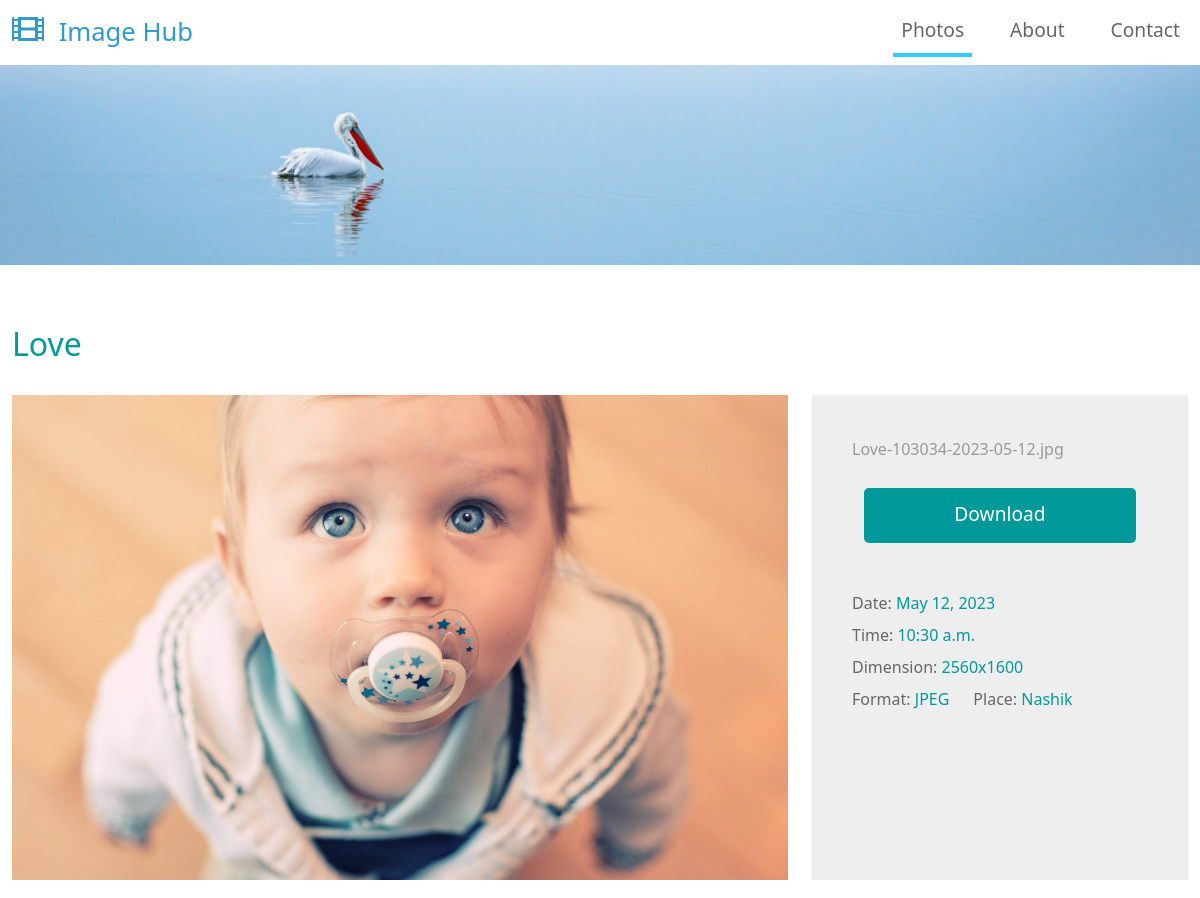
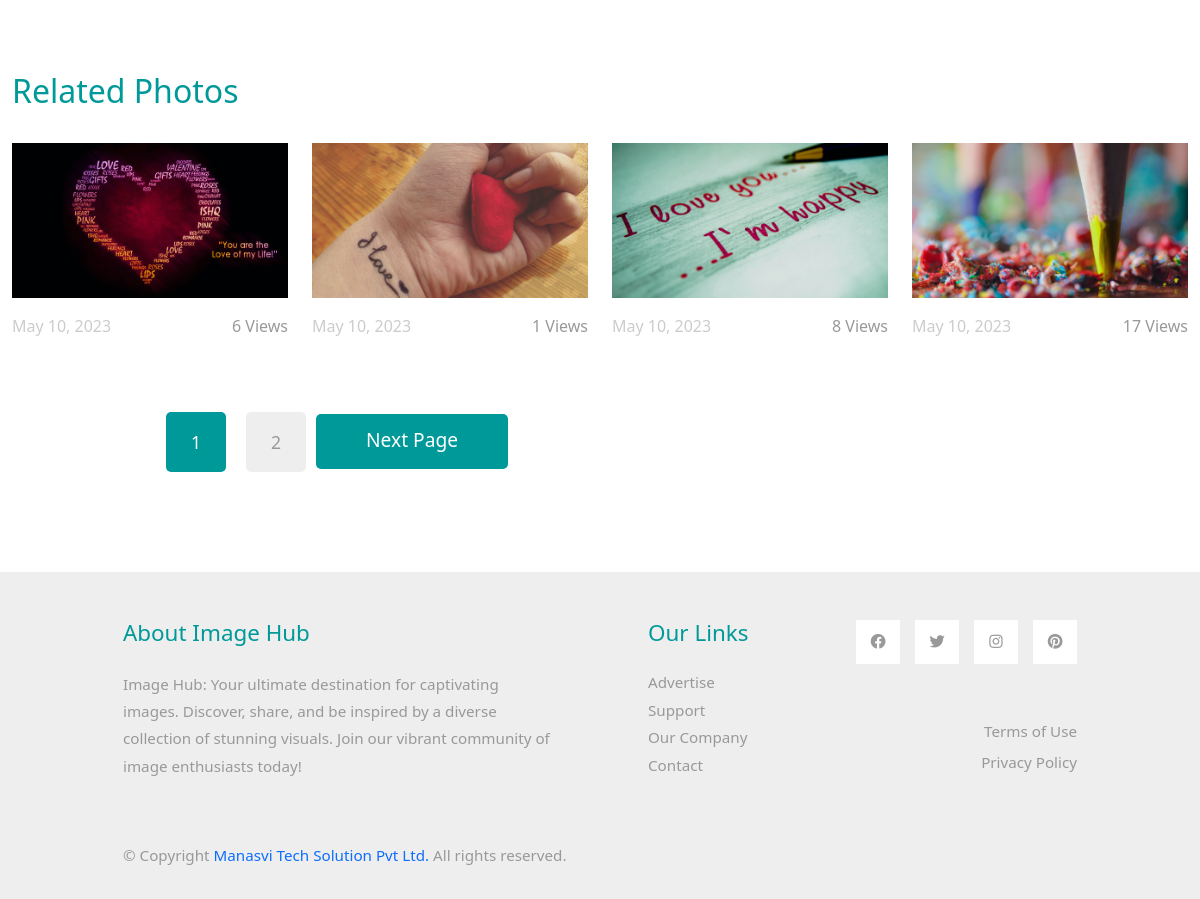
Page /image-detail/35 on the committed database (2 pictures, top to bottom).
### ImageHub/models.py (models this page shows, shortened)
class Image(models.Model):
    name = models.CharField(max_length=255,validators=[RegexValidator('^[\w\s]{2,}$',message='Only alphanumeric values are allowed.')])
    time = models.TimeField(default=now().time())
    date = models.DateField(default=now().date())
    place = models.CharField(max_length=255,validators=[RegexValidator('^(?=.*[A-Za-z]{3})[A-Za-z0-9]{3,30}$',message='Only alphanumeric values are allowed.')])
    image = models.ImageField(upload_to=image_upload_path)
    views=models.IntegerField(default=0)

### ImageHub/views.py (the view)
# urls.py: path('image-detail/<int:pk>',image_detail_view,name='image_detail')
def image_detail_view(request,pk):
    image_obj=Image.objects.get(pk=pk)
    image_obj.views+=1
    image_obj.save()
    PIL_image=Img.open(image_obj.image.path)
    images=Image.objects.filter(name__contains=image_obj.name).exclude(pk=pk)
    if images.exists() is not True:
        images=Image.objects.filter(date__gte=image_obj.date).exclude(pk=pk)
    paginator = Paginator(images, 4)
    page_number = request.GET.get('page', 1)
    page = paginator.get_page(page_number)
    context={
        'image_obj':image_obj,
        'PIL_image':PIL_image,
        'page':page,
        'image_obj_image_name':image_obj.image.name.split('/')[1]
    }
    return render(request,'ImageHub/image_detail.html',context=context)

### ImageHub/templates/ImageHub/image_detail.html (shortened to what this page needs)
<!DOCTYPE html>
{%load static%}
<html lang="en">
<head>
    <link rel="stylesheet" href="{% static 'assets/css/bootstrap.min.css' %}">
    <link rel="stylesheet" href="{% static 'assets/fontawesome/css/all.min.css' %}">
    <link rel="stylesheet" href="{% static 'assets/css/templatemo-style.css' %}">
</head>
<body>
    <nav class="navbar navbar-expand-lg">
        <div class="container-fluid">
            <a class="navbar-brand" href="/">
                <i class="fas fa-film mr-2"></i>
                Image Hub
            </a>
            <div class="collapse navbar-collapse" id="navbarSupportedContent">
            <ul class="navbar-nav ml-auto mb-2 mb-lg-0">
                <li class="nav-item">
                    <a class="nav-link nav-link-1 active" aria-current="page" href="/">Photos</a>
                </li>
                <li class="nav-item">
                    <a class="nav-link nav-link-3" href="#">About</a>
                </li>
                <li class="nav-item">
                    <a class="nav-link nav-link-4" href="#">Contact</a>
                </li>
            </ul>
            </div>
        </div>
    </nav>
    <div class="tm-hero d-flex justify-content-center align-items-center" data-parallax="scroll" data-image-src="{% static 'assets/img/hero.jpg' %}">
    </div>
    <div class="container-fluid tm-container-content tm-mt-60">
        <div class="row mb-4">
            <h2 class="col-12 tm-text-primary">{{image_obj.name}}</h2>
        </div>
        <div class="row tm-mb-90">
            <div class="col-xl-8 col-lg-7 col-md-6 col-sm-12">
                <img src="{{image_obj.image.url}}" alt="Image" class="img-fluid">
            </div>
            <div class="col-xl-4 col-lg-5 col-md-6 col-sm-12">
                <div class="tm-bg-gray tm-video-details">
                    <p class="mb-4">
                        {{image_obj_image_name}}
                    </p>
                    <div class="text-center mb-5">
                        <a href="{{image_obj.image.url}}" class="btn btn-primary tm-btn-big" download>Download</a>
                    </div>
                    <div class="mb-4 d-flex flex-wrap">
                        <div class="mr-4 mb-2">
                            <span class="tm-text-gray-dark">Date: </span><span class="tm-text-primary">{{image_obj.date}}</span>
                        </div>
                        <div class="mr-4 mb-2">
                            <span class="tm-text-gray-dark">Time: </span><span class="tm-text-primary">{{image_obj.time}}</span>
                        </div>
                        <div class="mr-4 mb-2">
                            <span class="tm-text-gray-dark">Dimension: </span><span class="tm-text-primary">{{PIL_image.width}}x{{PIL_image.height}}</span>
                        </div>
                        <div class="mr-4 mb-2">
                            <span class="tm-text-gray-dark">Format: </span><span class="tm-text-primary">{{PIL_image.format}}</span>
                        </div>
                        <div class="mr-4 mb-2">
                            <span class="tm-text-gray-dark">Place: </span><span class="tm-text-primary">{{image_obj.place}}</span>
                        </div>
                    </div>
                </div>
            </div>
        </div>
        <div class="row mb-4">
            <h2 class="col-12 tm-text-primary">
                Related Photos
            </h2>
        </div>
        <div class="row mb-3 tm-gallery">
            {%if page%}
            {% for each in page%}
            <div class="col-xl-3 col-lg-4 col-md-6 col-sm-6 col-12 mb-5">
                <figure class="effect-ming tm-video-item">
                    <img src="{{each.image.url}}" alt="Image" class="img-fluid">
                    <figcaption class="d-flex align-items-center justify-content-center">
                    </figcaption>
                </figure>
                <div class="d-flex justify-content-between tm-text-gray">
                    <span class="tm-text-gray-light">{{each.date}}</span>
                    <span>{{each.views}} Views</span>
                </div>
            </div>
            {%endfor%}
            {%endif%}
        </div>
        <div class="pagination">
            <div class="row tm-mb-90">
                <div class="col-12 d-flex justify-content-between align-items-center tm-paging-col">
                    <div class="tm-paging d-flex">
                        {% for num in page.paginator.page_range %}
                        {% if page.number == num %}
                        <a href="" class="active tm-paging-link disabled">{{ num }}</a>
                        {% else %}
                        <a href="?page={{ num }}" class="tm-paging-link">{{ num }}</a>
                        {% endif %}
                        {% endfor %}
                    </div>
                    {% if page.has_next %}
                    <a href="?page={{ page.next_page_number }}" class="btn btn-primary tm-btn-next">Next Page</a>
                    {% endif %}
                </div>
            </div>
        </div>
    </div>
    <footer class="tm-bg-gray pt-5 pb-3 tm-text-gray tm-footer">
        <div class="container-fluid tm-container-small">
            <div class="row">
                <div class="col-lg-6 col-md-12 col-12 px-5 mb-5">
                    <h3 class="tm-text-primary mb-4 tm-footer-title">About Image Hub</h3>
                    <p>Image Hub: Your ultimate destination for captivating images. Discover, share, and be inspired by a diverse collection of stunning visuals. Join our vibrant community of image enthusiasts today!</p>
                </div>
                <div class="col-lg-3 col-md-6 col-sm-6 col-12 px-5 mb-5">
                    <h3 class="tm-text-primary mb-4 tm-footer-title">Our Links</h3>
                    <ul class="tm-footer-links pl-0">
                        <li><a href="#">Advertise</a></li>
                        <li><a href="#">Support</a></li>
                        <li><a href="#">Our Company</a></li>
                        <li><a href="#">Contact</a></li>
                    </ul>
                </div>
                <div class="col-lg-3 col-md-6 col-sm-6 col-12 px-5 mb-5">
                    <ul class="tm-social-links d-flex justify-content-end pl-0 mb-5">
                        <li class="mb-2"><a href="https://facebook.com"><i class="fab fa-facebook"></i></a></li>
                        <li class="mb-2"><a href="https://twitter.com"><i class="fab fa-twitter"></i></a></li>
                        <li class="mb-2"><a href="https://instagram.com"><i class="fab fa-instagram"></i></a></li>
                        <li class="mb-2"><a href="https://pinterest.com"><i class="fab fa-pinterest"></i></a></li>
                    </ul>
                    <a href="#" class="tm-text-gray text-right d-block mb-2">Terms of Use</a>
                    <a href="#" class="tm-text-gray text-right d-block">Privacy Policy</a>
                </div>
            </div>
            <div class="row">
                <div class="col-lg-8 col-md-7 col-12 px-5 mb-3">
                    © Copyright  <a rel="sponsored" href="https://manasvi.tech/">Manasvi Tech Solution Pvt Ltd. </a> All rights reserved.
                </div>
                <div class="col-lg-4 col-md-5 col-12 px-5 text-right">
                </div>
            </div>
        </div>
    </footer>
</body>
</html>

### static/assets/css/templatemo-style.css (style rules this page uses)
p { line-height: 1.8; }
a { text-decoration: none; transition: all 0.3s ease; }
.container-fluid { max-width: 1770px; }
.tm-container-small { max-width: 1050px; }
.btn { border-radius: 0; }
.btn-primary { background-color: #009999; border: 0; border-radius: 5px; padding: 12px 50px 14px; font-size: 1.2rem; }
.tm-btn-big { padding: 12px 90px 14px; }
.navbar-brand { color: #3399CC; font-size: 1.6rem; }
.navbar-brand i { font-size: 2rem; }
.tm-hero { min-height: 200px; background: transparent; }
.tm-mt-60 { margin-top: 60px; }
.tm-mb-90 { margin-bottom: 90px; }
.tm-text-primary { color: #009999; }
.tm-bg-gray { background-color: #EEEEEE; }
.nav-item { margin-right: 30px; }
.nav-item:last-child { margin-right: 0; }
.nav-link { color: #666666; border-bottom: 4px solid transparent; font-size: 1.2rem; }
.nav-link-1.active, .nav-link-1:hover { border-color: #33CCFF; }
p, .tm-text-gray { color: #999; }
.tm-text-gray-light { color: #CCC; }
.tm-text-gray-dark { color: #666; }
.tm-video-item { position: relative; overflow: hidden; text-align: center; cursor: pointer; }
.tm-video-item img { position: relative; display: block; min-height: 100%; max-width: 100%; opacity: 0.8; }
.tm-video-item figcaption { padding: 2em; color: #fff; text-transform: uppercase; font-size: 1.25em; -webkit-backface-visibility: hidden; backface-visibility: hidden; }
.tm-video-item figcaption::before, .tm-video-item figcaption::after { pointer-events: none; }
.tm-video-item figcaption, .tm-video-item figcaption > a { position: absolute; top: 0; left: 0; width: 100%; height: 100%; }
.tm-paging-link { display: flex; justify-content: center; align-items: center; width: 60px; height: 60px; font-size: 1.1rem; color: #999; background-color: #EEEEEE; margin: 10px; border-radius: 5px; text-decoration: none; transition: all 0.3s ease; }
.tm-paging-link:hover, .tm-paging-link.active { background-color: #009999; color: #fff; }
figure.effect-ming { background: #030c17; }
figure.effect-ming img { opacity: 0.9; -webkit-transition: opacity 0.35s; transition: opacity 0.35s; }
figure.effect-ming figcaption::before { position: absolute; top: 30px; right: 30px; bottom: 30px; left: 30px; border: 2px solid #fff; box-shadow: 0 0 0 30px rgba(255,255,255,0.2); content: ''; opacity: 0; -webkit-transition: opacity 0.35s, -webkit-transform 0.35s; transition: opacity 0.35s, transform 0.35s; -webkit-transform: scale3d(1.4,1.4,1); transform: scale3d(1.4,1.4,1); }
.tm-footer-links li { list-style: none; margin-bottom: 5px; }
.tm-footer-links li a { color: #999999; }
.tm-social-links li { list-style: none; margin-right: 15px; }
.tm-social-links li:last-child { margin-right: 0; }
.tm-social-links li a { color: #999999; width: 44px; height: 44px; display: flex; background-color: #fff; align-items: center; justify-content: center; }
.tm-footer { font-size: 0.95rem; }
.tm-footer-title { font-size: 1.4rem; }
.tm-video-details { height: 100%; padding: 40px; }

### rows in the picture
Image: name "Love", image (picture), date "May 12, 2023", time "10:30 a.m.", place "Nashik"
Image: image (picture), date "May 10, 2023", views "6"
Image: image (picture), date "May 10, 2023", views "1"
Image: image (picture), date "May 10, 2023", views "8"
Image: image (picture), date "May 10, 2023", views "17"

### other values in the picture
{{ image_obj_image_name }} "Love-103034-2023-05-12.jpg"
{{ PIL_image.width }} "2560"
{{ PIL_image.height }} "1600"
{{ PIL_image.format }} "JPEG"
{{ num }} "1"
{{ num }} "2"
